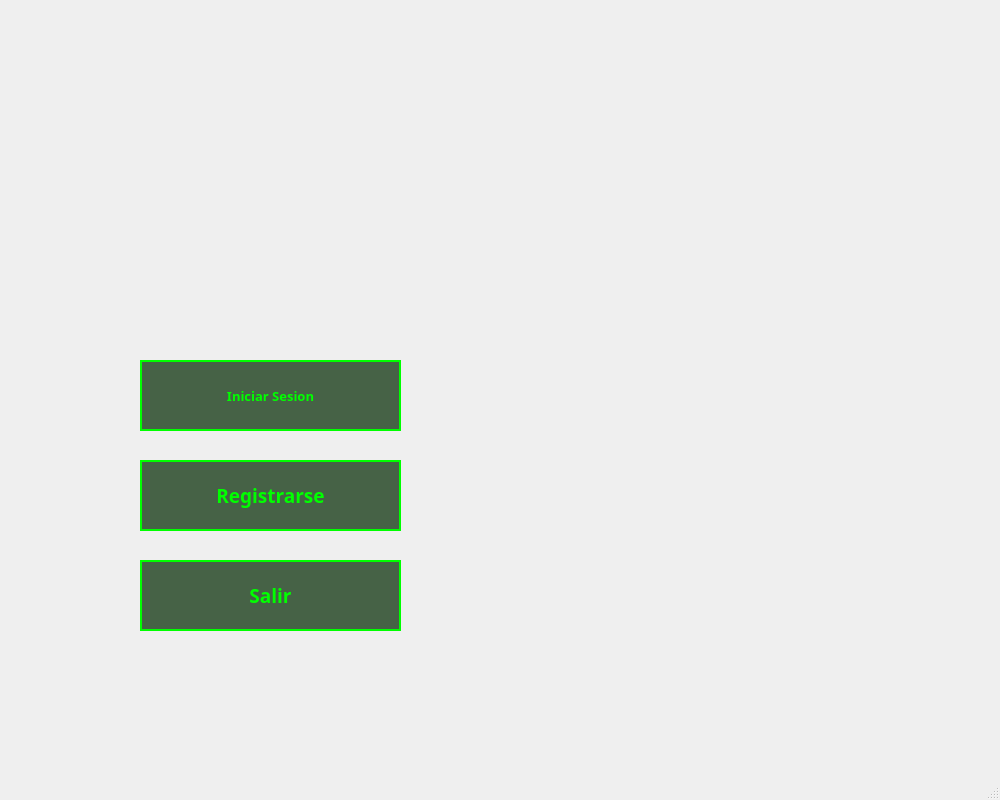
<?xml version="1.0" encoding="UTF-8"?>
<ui version="4.0">
 <class>MenuPrincipal</class>
 <widget class="QMainWindow" name="MenuPrincipal">
  <property name="geometry">
   <rect>
    <x>0</x>
    <y>0</y>
    <width>1000</width>
    <height>800</height>
   </rect>
  </property>
  <property name="windowTitle">
   <string>MenuPrincipal</string>
  </property>
  <property name="styleSheet">
   <string notr="true">QPushButton {
    background-color: rgba(0, 40, 0, 180);
    border: 2px solid #00FF00;             
    color: #00FF00;                       
    font-family: 'Press Start 2P';         
    padding: 10px;
    text-transform: uppercase;
}


QPushButton:hover {
    background-color: #004400;
    border-color: #55FF55;                
    color: #55FF55;
  
    box-shadow: 0 0 10px #00FF00; 
}


QPushButton:pressed {
    background-color: #00FF00;
    color: #050A05;                     
}</string>
  </property>
  <widget class="QWidget" name="centralwidget">
   <widget class="QPushButton" name="btnSalir">
    <property name="geometry">
     <rect>
      <x>140</x>
      <y>560</y>
      <width>261</width>
      <height>71</height>
     </rect>
    </property>
    <property name="font">
     <font>
      <family>Press Start 2P</family>
      <pointsize>14</pointsize>
      <bold>true</bold>
     </font>
    </property>
    <property name="text">
     <string>Salir</string>
    </property>
   </widget>
   <widget class="QPushButton" name="btnRegistrarse">
    <property name="geometry">
     <rect>
      <x>140</x>
      <y>460</y>
      <width>261</width>
      <height>71</height>
     </rect>
    </property>
    <property name="font">
     <font>
      <family>Press Start 2P</family>
      <pointsize>14</pointsize>
      <bold>true</bold>
     </font>
    </property>
    <property name="text">
     <string>Registrarse</string>
    </property>
   </widget>
   <widget class="QPushButton" name="btnInicioSesion">
    <property name="geometry">
     <rect>
      <x>140</x>
      <y>360</y>
      <width>261</width>
      <height>71</height>
     </rect>
    </property>
    <property name="font">
     <font>
      <family>Press Start 2P</family>
      <pointsize>10</pointsize>
      <bold>true</bold>
     </font>
    </property>
    <property name="text">
     <string>Iniciar Sesion</string>
    </property>
   </widget>
  </widget>
  <widget class="QMenuBar" name="menubar">
   <property name="geometry">
    <rect>
     <x>0</x>
     <y>0</y>
     <width>1000</width>
     <height>25</height>
    </rect>
   </property>
  </widget>
  <widget class="QStatusBar" name="statusbar"/>
 </widget>
 <resources/>
 <connections/>
</ui>
